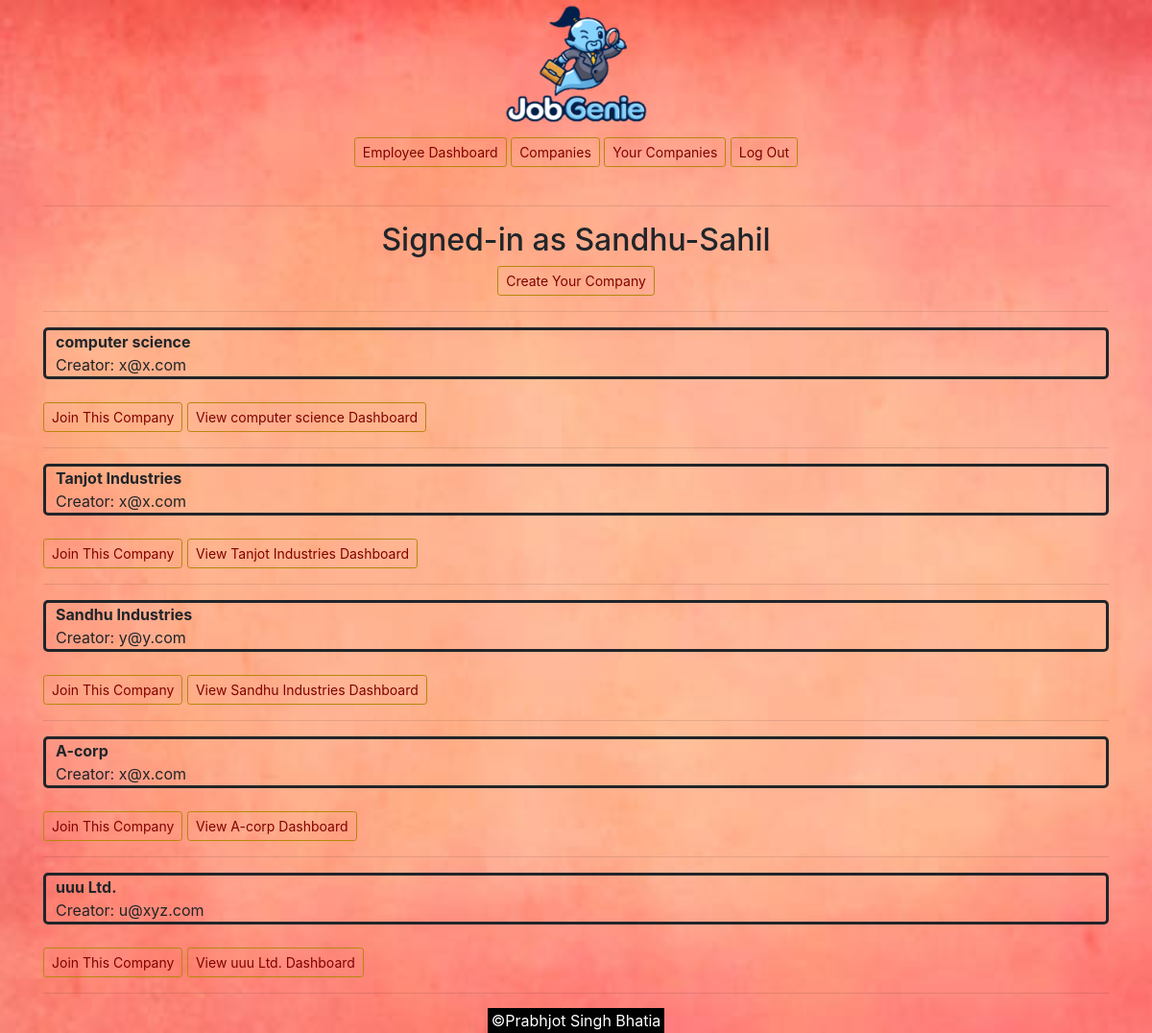
/companies (signed in), run on an earlier commit of the app's database.
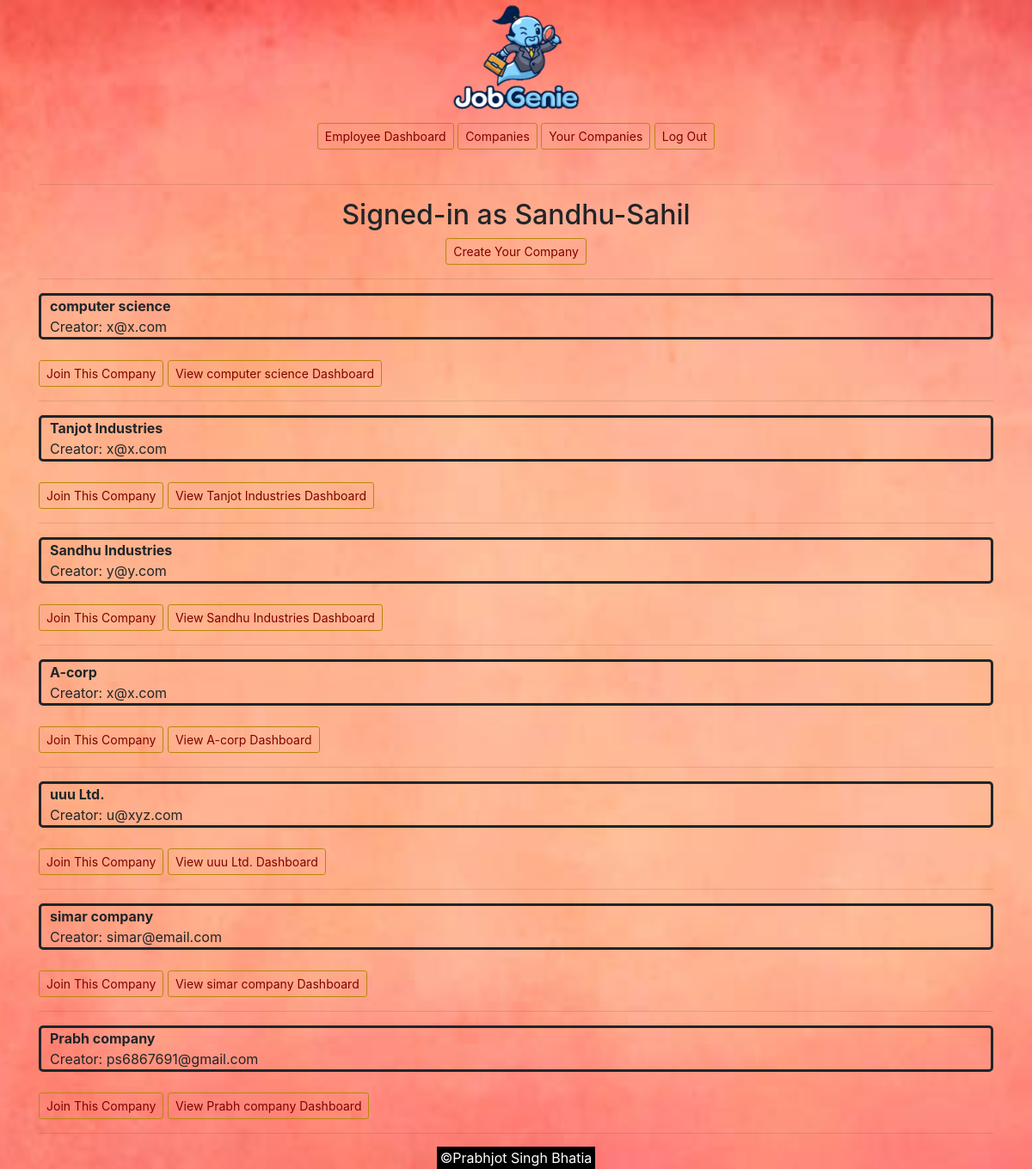
And on a later commit of the database.
### employment/models.py (models this page shows)
class User(AbstractUser):
    pass

class Company(models.Model):
    name = models.CharField(max_length=1000)
    creator = models.ForeignKey("User", on_delete=models.PROTECT)

### employment/views.py (the view)
# urls.py: path("companies", views.companies, name="company"),
@login_required
def companies(request):
    comp = Company.objects.all()
    if Employee.objects.filter(user = request.user):
        emp = Employee.objects.get(user = request.user)
    else:
        emp=None
    context={
        'companies': comp,
        'employee': emp,
    }
    return render(request, "employment/companies.html", context)

### employment/templates/employment/companies.html
{% extends "employment/layout.html" %}
{% load static %}
{% block body %}
    <div style="text-align:center;">
    <img src="static/employment/logo.png" alt="logo" width="150px">
    <br>
    <a class="btn btn-sm btn-outline-primary" href="{% url 'employee' %}">Employee Dashboard</a>
    <a class="btn btn-sm btn-outline-primary" href="{% url 'company' %}">Companies</a>
    <a class="btn btn-sm btn-outline-primary" href="{% url 'your_company' %}">Your Companies</a>
    <a class="btn btn-sm btn-outline-primary" href="{% url 'logout' %}">Log Out</a>
    </div>
    <br>
    <hr>
    <div style="text-align:center;">
        <h2>Signed-in as {{ request.user }}</h2>
        <a class="btn btn-sm btn-outline-primary" href="{% url 'create_company' %}">Create Your Company</a>
        <hr>
    </div>
    {% for company in companies.all %}
        <div style="border: px; border-style: solid; padding-left: 10px; border-radius: 5px;">
            <b>{{ company.name }}</b>
            <br>
            Creator: {{ company.creator }}
        </div><br>
        {% if company.creator != request.user and employee.company != company %}
            <a class="btn btn-sm btn-outline-primary" href="{% url 'join_company' id=company.name %}">Join This Company</a>
        {% elif company.creator != request.user %}
            <a class="btn btn-sm btn-outline-primary" href="{% url 'leave_company' %}">Leave This Companay</a>
        {% endif %}
        <a class="btn btn-sm btn-outline-primary" href="{% url 'company_dashboard' id=company.name %}">View {{company.name}} Dashboard</a>
    <hr>
    {% endfor %}
{% endblock %}

### employment/templates/employment/layout.html (shortened to what this page needs)
{% load static %}
<!DOCTYPE html>
<html lang="en">
    <head>
        <link rel="stylesheet" href="https://stackpath.bootstrapcdn.com/bootstrap/4.4.1/css/bootstrap.min.css">
        <link rel="stylesheet" href="{% static '/employment/styles.css' %}">
    </head>
    <body style="background-image: employment/static/bg">
        <div class="container">
            {% block body %}
            {% endblock %}
        </div>
        <div style="text-align: center;">
            <mark style="background-color: black; color:white;">&#169;Prabhjot Singh Bhatia</mark>
        </div>
    </body>
</html>

### employment/static/employment/styles.css (style rules this page uses)
body { background: fixed; background-image: url(/static/employment/bg.jpg); background-repeat: no-repeat; background-position: center; background-size: cover; }
.btn-outline-primary { color: maroon; border-color: darkgoldenrod; }

What changed in the data, as far as the page shows it:
added Company: name "simar company", creator "simar@email.com", shows "Join This Company"
added Company: name "Prabh company", creator "ps6867691@gmail.com", shows "Join This Company"
